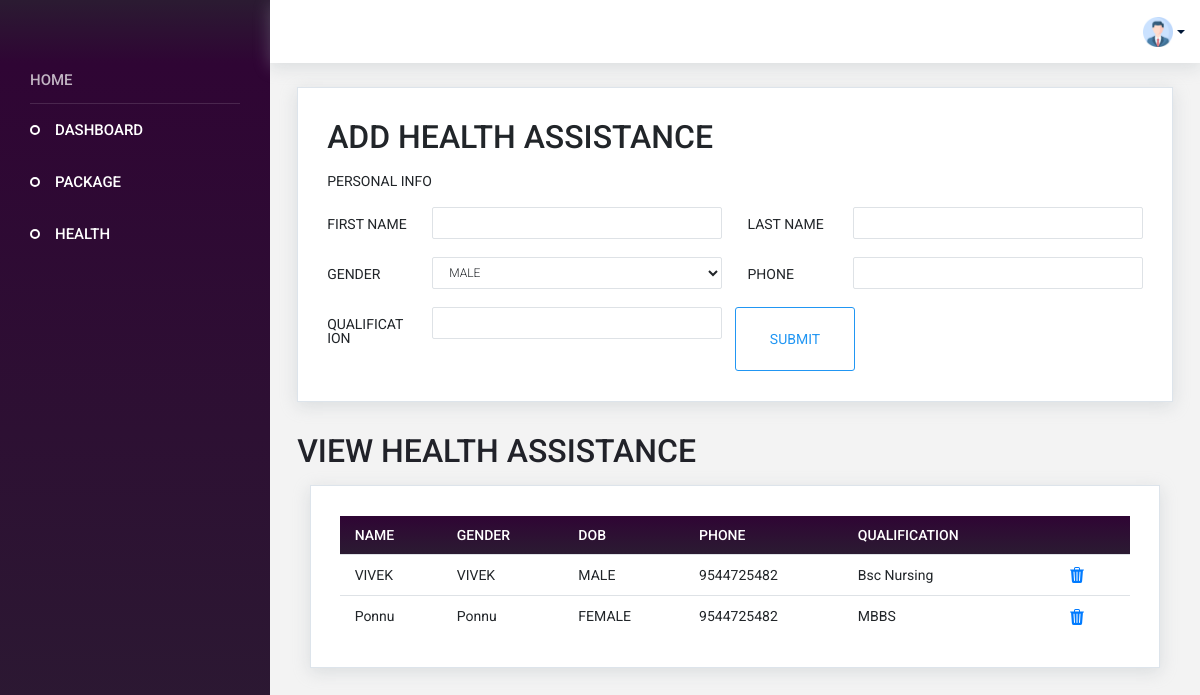
The app's page /health_assistance (signed in) with its own data.
### app/models.py (models this page shows, shortened)
class HealthAssistant(models.Model):
    first_name = models.CharField(max_length=50)
    last_name = models.CharField(max_length=50)
    gender = models.CharField(max_length=50)
    phone_number = models.CharField(max_length=10)
    qualification = models.CharField(max_length=200)
    user_id = models.ForeignKey(CustomUser, on_delete=models.CASCADE)

### app/views.py (the view)
# urls.py: path('health_assistance', views.health_assistance, name="health_assistance"),
@cache_control(no_cache=True, must_revalidate=True, no_store=True)
@login_required(login_url=Login)
def health_assistance(request):
    user = CustomUser.objects.get(id=request.user.id)
    if request.method == 'POST':
        first_name = request.POST['first_name']
        last_name = request.POST['last_name']
        gender = request.POST['gender']
        phone_number = request.POST['phone_number']
        qualification = request.POST['qualification']
        data = HealthAssistant.objects.create(user_id=user, first_name=first_name,last_name=last_name, gender=gender, phone_number=phone_number,qualification=qualification)
        data.save()
        health_assistants = HealthAssistant.objects.filter(user_id=user)
        context = {
            'health_assistants': health_assistants,
            'User':user
        }
        return render(request, 'Vendor/health-assistant.html', context)
    else:
        health_assistants = HealthAssistant.objects.filter(user_id=user)
        context = {
            'health_assistants': health_assistants,
            "User":user
        }
        return render(request, 'Vendor/health-assistant.html', context)

### template/Vendor/health-assistant.html (shortened to what this page needs)
{% extends 'Vendor/index.html' %}
{% block content %}
  <div class="main-panel">
    <div class="content-wrapper">
      <div class="row">
        <div class="col-12 grid-margin">
          <div class="card">
            <div class="card-body">
              <h4 class="card-title" style="font-size: xx-large;">ADD HEALTH ASSISTANCE</h4>
              <form class="form-sample" action="{% url 'health_assistance' %}" method="post">
                <p class="card-description"> PERSONAL INFO</p>
                <div class="row">
                  <div class="col-md-6">
                    <div class="form-group row">
                      <label class="col-sm-3 col-form-label">FIRST NAME</label>
                      <div class="col-sm-9">
                        <input type="text" name="first_name" class="form-control" />
                      </div>
                    </div>
                  </div>
                  <div class="col-md-6">
                    <div class="form-group row">
                      <label class="col-sm-3 col-form-label">LAST NAME</label>
                      <div class="col-sm-9">
                        <input type="text" name="last_name" class="form-control" />
                      </div>
                    </div>
                  </div>
                </div>
                <div class="row">
                  <div class="col-md-6">
                    <div class="form-group row">
                      <label class="col-sm-3 col-form-label">GENDER</label>
                      <div class="col-sm-9">
                        <select class="form-control" name="gender">
                          <option>MALE</option>
                        </select>
                      </div>
                    </div>
                  </div>
                <div class="col-md-6">
                  <div class="form-group row">
                    <label class="col-sm-3 col-form-label">PHONE </label>
                    <div class="col-sm-9">
                      <input type="text" name="phone_number" class="form-control" />
                    </div>
                  </div>
                </div>
                <div class="col-md-6">
                  <div class="form-group row">
                    <label class="col-sm-3 col-form-label">QUALIFICATION</label>
                    <div class="col-sm-9">
                      <input type="text" name="qualification" class="form-control" />
                    </div>
                  </div>
                </div>
                <button type="submit" class="btn btn-outline-primary btn-fw">
                  SUBMIT</button>
              </form>
            </div>
          </div>
        </div>
        <h4 class="card-title" style="font-size: xx-large; margin-top: 30px;"> VIEW HEALTH ASSISTANCE</h4>
        <div class="col-lg-12  grid-margin ">
          <div class="card">
            <div class="card-body">
              <table class="table table-hover">
                <thead>
                  <tr>
                    <th>NAME</th>
                    <th>GENDER</th>
                    <th>DOB</th>
                    <th>PHONE</th>
                    <th>QUALIFICATION</th>
                    <th></th>
                  </tr>
                </thead>
                <tbody>
                  {% for health_assistant in health_assistants %}
                  <tr>
                    <td>{{health_assistant.first_name}}</td>
                    <td>{{health_assistant.first_name}}</td>
                    <td>{{health_assistant.gender}}</td>
                    <td>{{health_assistant.phone_number}}</td>
                    <td>{{health_assistant.qualification}}</td>
                    <td><a href="{% url 'delete_healthassistant' id=health_assistant.id %}" style="padding-left: 20px;">
                    </a></td>
                  </tr>
                  {% endfor %}
                </tbody>
              </table>
            </div>
          </div>
        </div>
      </div>
    </div>
  </div>
{% endblock %}

### static/css/style1.css (style rules this page uses)
.card { box-shadow: 0 0 0 0 rgba(90, 113, 208, 0.11), 0 4px 16px 0 rgba(167, 175, 183, 0.33); border: solid 1px #dde4eb; border-radius: 0px; }
.card .card-title { color: #212529; }
.main-panel { transition: width 0.25s ease, margin 0.25s ease; width: calc(100% - 270px); min-height: calc(100vh - 63px); display: flex; flex-direction: column; }
.content-wrapper { background: #F3F3F3; padding: 1.5rem 1.7rem; width: 100%; flex-grow: 1; }

### template/Vendor/index.html (style rules this page uses)
th { padding: 10px; background: linear-gradient(to top, #2b1b32, #2f0534); color: white; }
td { padding: 8px; }

### records on screen
HealthAssistant: first_name "VIVEK", gender "MALE", phone_number "9544725482", qualification "Bsc Nursing"
HealthAssistant: first_name "Ponnu", gender "FEMALE", phone_number "9544725482", qualification "MBBS"
